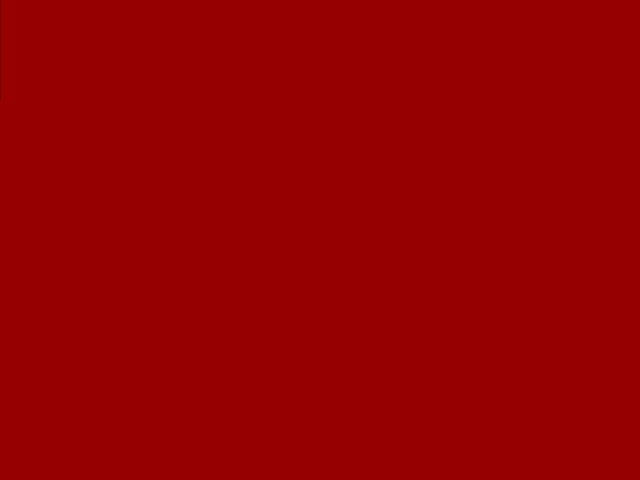
Frame 1 (no input)
Frame 60 (no input): identical to frame 1, image omitted
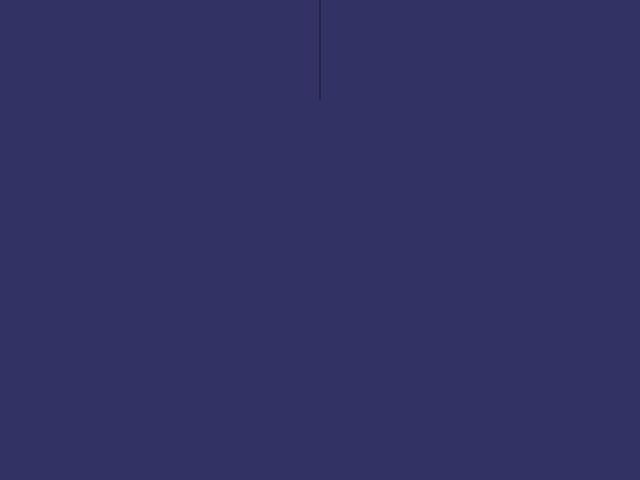
Frame 120 (the mouse pressed at the canvas centre since frame 60)

The p5.js sketch that drew these frames (run headless with seeded random() and noise() and a simulated clock; from frame 60 on, the mouse is pressed at the canvas centre):

// p5.js sketch
// ── sketch.js
function setup() {
	// create a place to draw
	createCanvas(640, 480);
	strokeWeight(.5);
}

function draw() {
				// background
	  		if (mouseIsPressed) {
						background(50,50,100);
				} else {
						background(150,0,0);
				}
				// lines
						line(mouseX,0,mouseX,100);


				}
